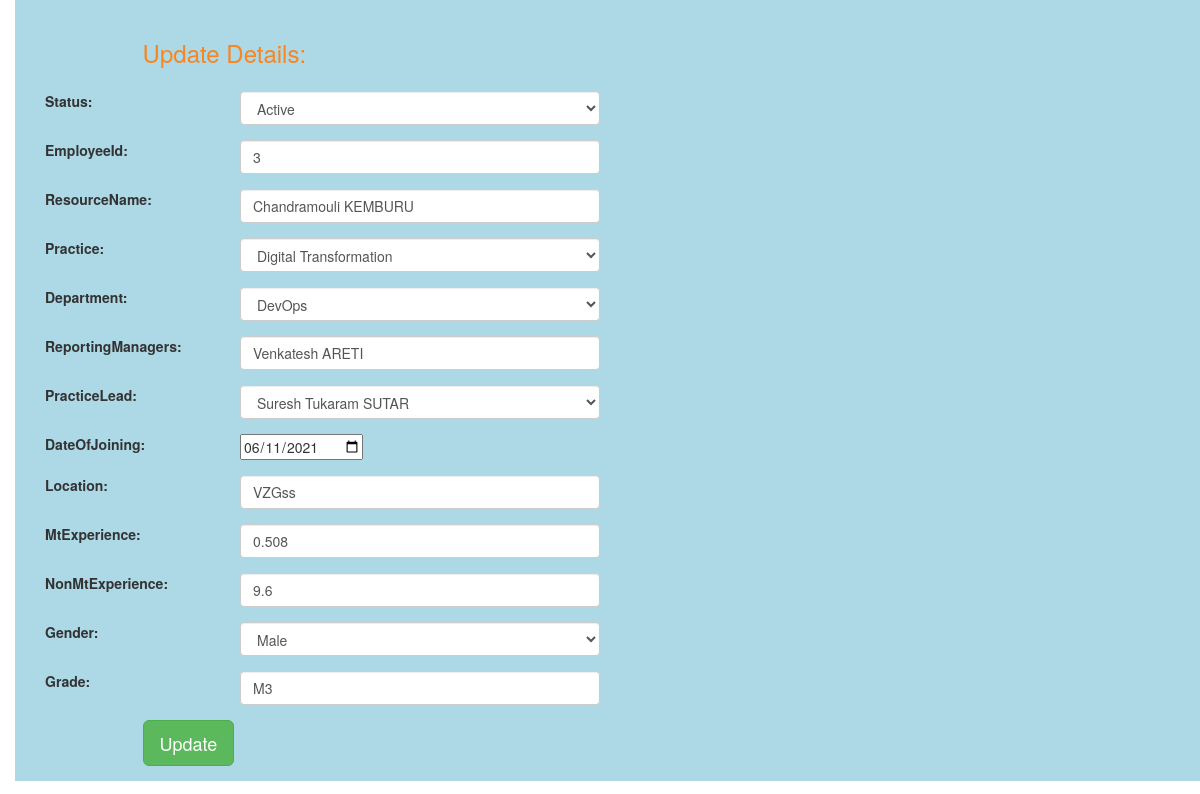
Page /edit/3 (signed in) on the earlier database version.
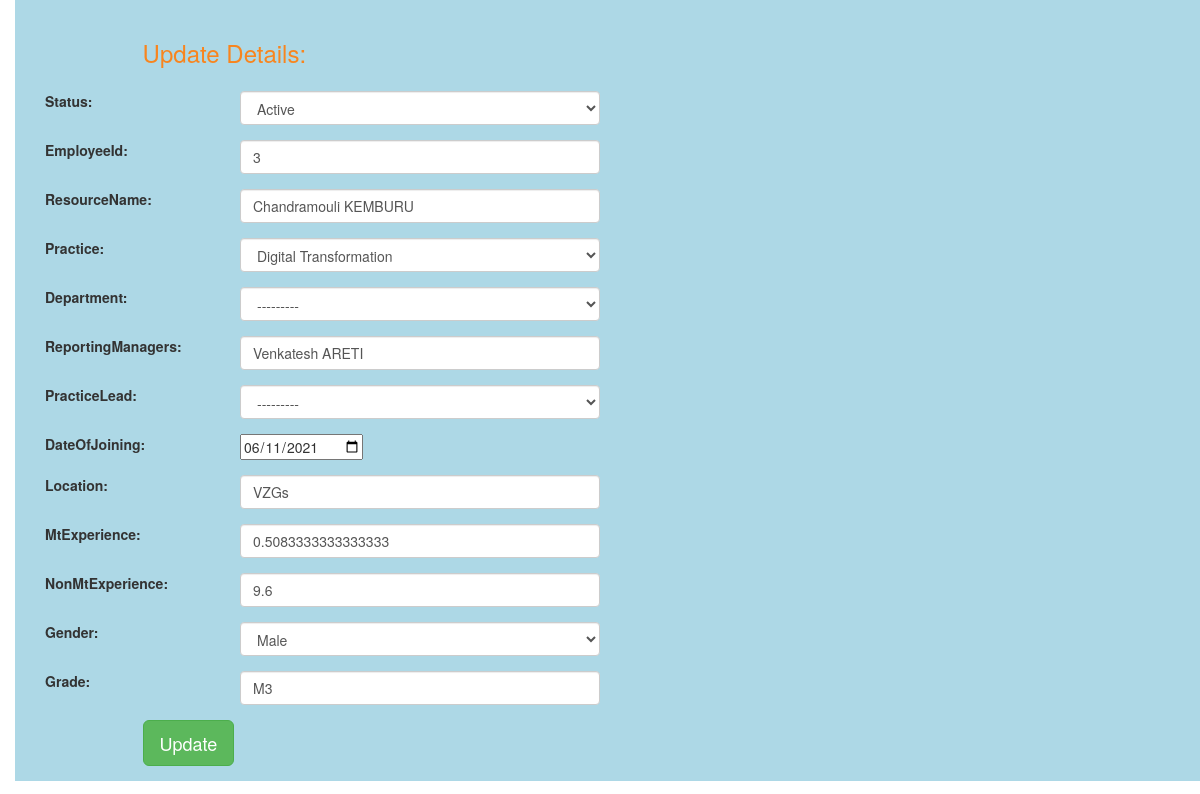
Same page on the later database version.
### webapp/models.py (models this page shows, shortened)
class EmployeeDetails(models.Model):
    class Meta:
        verbose_name_plural = 'EmployeeDetails'
    GENDER_CHOICE = (("MALE", "Male"), ("FEMALE", "Female"))
    STATUS_CHOICE = (("ACTIVE","Active"),("INACTIVE","Inactive"),("RESIGN","Resign"))
    PRACTICE_CHOICE = (("DIGITAL TRANSFORMATION","Digital Transformation"),)
    DEPARTMENT_CHOICE = (("DEVOPS","DevOps"),("ENTERPRISE APPLICATION DEVELOPMENT","Enterprise Application Development"),("UI","UI"),("CLOUD SOLUTIONS","Cloud Solutions"),("ENTERPRISE ARCHITECTURE","Enterprise Architecture"),("UX","UX"),("PRODUCT ENGINEERING","Product Engineering"),("MOBILITY","Mobility"),("PROFESSIONAL SERVICES","Professional Services"))
    PRACTICE_LEAD_CHOICE = (("SURESH TUKARAM SUTAR","Suresh Tukaram SUTAR"),("SAILAJA GUDALA","Sailaja GUDALA"),("SRINIVAS KANTTUGA","Srinivas KATTUNGA"),("ABHIJEET BHIKAJI PATIL","Abhijeet Bhikaji PATIL"),("SANJAY PARMANAND BATHEJA","Sanjay Parmanand BATHEJA"),("YYOMA DILIP PATHAK","Vyoma Dilip PATHAK"),("ABHIJEET HARISHCHANDRA ALONE","Abhijeet Harishchandra ALONE"),("NASIR AHMED R","Nasir Ahmed R"))
    status = models.CharField(max_length=100,choices = STATUS_CHOICE,null=True)
    emp_id=models.IntegerField(primary_key=True,null=False)
    resource_name = models.CharField(max_length=100,null=True)
    practice = models.CharField(max_length=100,choices=PRACTICE_CHOICE,default="Digital Transformation",null=True)
    department = models.CharField(max_length=100,choices=DEPARTMENT_CHOICE,null=True)
    reporting_managers = models.CharField(max_length=100,null=True)
    practice_lead = models.CharField(max_length=100,choices=PRACTICE_LEAD_CHOICE,null=True)
    date_of_joining = models.DateField(blank=True , null=True)
    location = models.CharField(max_length=100,null=True)
    mt_experience = models.FloatField(max_length=100,null=True)
    non_mt_experience = models.FloatField(max_length=100,blank=True , null=True)
    gender = models.CharField(max_length=100,choices=GENDER_CHOICE,null=True)
    grade = models.CharField(max_length=100,blank=True , null=True)

### webapp/views.py (the view)
# urls.py: path('edit/<int:id>', views.edit),
@login_required(login_url=login)
def edit(request, id):
    employee_obj = EmployeeDetails.objects.get(emp_id=id)
    if request.method == 'POST':
        print(request.POST)
        form = EmployeeForm(request.POST, instance=employee_obj)
        print(form)
        if form.is_valid():
            form.save()
            return redirect('/')
    else:
        form = EmployeeForm(instance=employee_obj)
    return render(request, 'edit.html', {'employee': form, 'id': id})

### webapp/templates/edit.html (shortened to what this page needs)
{% extends "base.html" %} {% block title %}Add New Employee Records{% endblock title %} {% block content %}
<div class="col-md-12">
    <form method="POST" class="post-form">
        <div class="container">
            <br>
            <div class="form-group row">
                <label class="col-sm-1 col-form-label"></label>
                <div class="col-sm-4">
                    <h3 style="color: rgb(248, 133, 30);">Update Details:</h3>
                </div>
            </div>
            <div class="form-group row">
                <label class="col-sm-2 col-form-label">Status:</label>
                <div class="col-sm-4">
                    {{ employee.status }}
                </div>
            </div>
            <div class="form-group row">
                <label class="col-sm-2 col-form-label">EmployeeId:</label>
                <div class="col-sm-4">
                    {{ employee.emp_id }}
                </div>
            </div>
            <div class="form-group row">
                <label class="col-sm-2 col-form-label">ResourceName:</label>
                <div class="col-sm-4">
                    {{ employee.resource_name }}
                </div>
            </div>
            <div class="form-group row">
                <label class="col-sm-2 col-form-label">Practice:</label>
                <div class="col-sm-4">
                    {{ employee.practice }}
                </div>
            </div>
            <div class="form-group row">
                <label class="col-sm-2 col-form-label">Department:</label>
                <div class="col-sm-4">
                    {{ employee.department }}
                </div>
            </div>
            <div class="form-group row">
                <label class="col-sm-2 col-form-label">ReportingManagers:</label>
                <div class="col-sm-4">
                    {{ employee.reporting_managers }}
                </div>
            </div>
            <div class="form-group row">
                <label class="col-sm-2 col-form-label">PracticeLead:</label>
                <div class="col-sm-4">
                    {{ employee.practice_lead }}
                </div>
            </div>
            <div class="form-group row">
                <label class="col-sm-2 col-form-label">DateOfJoining:</label>
                <div class="col-sm-4">
                    {{ employee.date_of_joining }}
                </div>
            </div>
            <div class="form-group row">
                <label class="col-sm-2 col-form-label">Location:</label>
                <div class="col-sm-4">
                    {{ employee.location }}
                </div>
            </div>
            <div class="form-group row">
                <label class="col-sm-2 col-form-label">MtExperience:</label>
                <div class="col-sm-4">
                    {{ employee.mt_experience }}
                </div>
            </div>
            <div class="form-group row">
                <label class="col-sm-2 col-form-label">NonMtExperience:</label>
                <div class="col-sm-4">
                    {{ employee.non_mt_experience }}
                </div>
            </div>
            <div class="form-group row">
                <label class="col-sm-2 col-form-label">Gender:</label>
                <div class="col-sm-4">
                    {{ employee.gender }}
                </div>
            </div>
            <div class="form-group row">
                <label class="col-sm-2 col-form-label">Grade:</label>
                <div class="col-sm-4">
                    {{ employee.grade }}
                </div>
            </div>
            <div class="form-group row">
                <label class="col-sm-1 col-form-label"></label>
                <div class="col-sm-4">
                    <button type="submit" class="btn btn-success btn-lg">Update</button>
                </div>
            </div>
        </div>
    </form>
    {% endblock content %}

Differences in the rows shown:
changed EmployeeDetails "Active": department "DevOps" → "---------"; practice_lead "Suresh Tukaram SUTAR" → "---------"; location "VZGss" → "VZGs"; mt_experience "0.508" → "0.5083333333333333"
